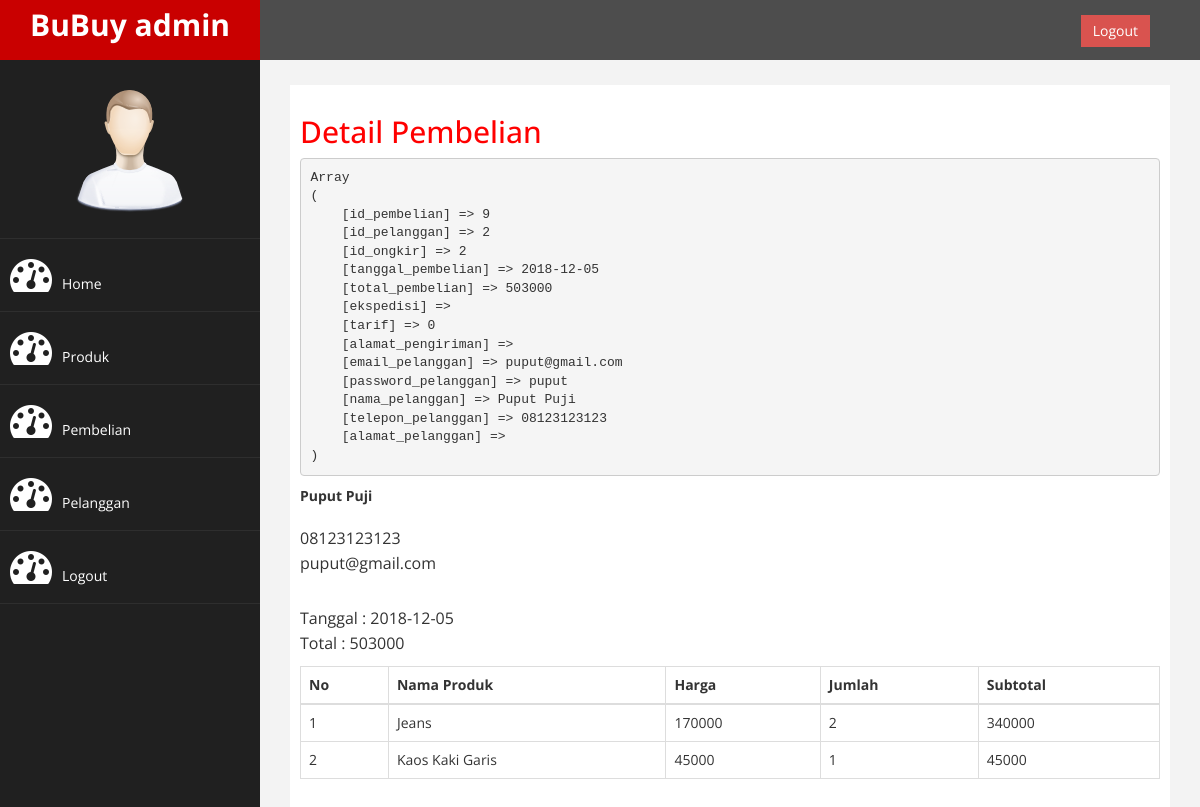
The page /admin/index.php?halaman=detail&id=9 (signed in) on the database its author committed.
### tables this page shows
CREATE TABLE `pembelian` (
  `id_pembelian` int(11) NOT NULL,
  `id_pelanggan` int(11) NOT NULL,
  `id_ongkir` int(11) NOT NULL,
  `tanggal_pembelian` date NOT NULL,
  `total_pembelian` int(11) NOT NULL,
  `ekspedisi` varchar(15) NOT NULL,
  `tarif` int(11) NOT NULL,
  `alamat_pengiriman` text NOT NULL
);

CREATE TABLE `pelanggan` (
  `id_pelanggan` int(11) NOT NULL,
  `email_pelanggan` varchar(100) NOT NULL,
  `password_pelanggan` varchar(50) NOT NULL,
  `nama_pelanggan` varchar(100) NOT NULL,
  `telepon_pelanggan` varchar(25) NOT NULL,
  `alamat_pelanggan` text NOT NULL
);

CREATE TABLE `pembelian_produk` (
  `id_pembelian_produk` int(11) NOT NULL,
  `id_pembelian` int(11) NOT NULL,
  `id_produk` int(11) NOT NULL,
  `jumlah` int(11) NOT NULL,
  `nama` varchar(100) NOT NULL,
  `harga` int(11) NOT NULL,
  `berat` int(11) NOT NULL,
  `subberat` int(11) NOT NULL,
  `subharga` int(11) NOT NULL
);

CREATE TABLE `produk` (
  `id_produk` int(11) NOT NULL,
  `nama_produk` varchar(100) NOT NULL,
  `harga_produk` int(11) NOT NULL,
  `berat_produk` int(11) NOT NULL,
  `foto_produk` varchar(100) NOT NULL,
  `deskripsi_produk` text NOT NULL,
  `stok_produk` int(5) NOT NULL
);

### admin/detail.php (the view)
<h2>Detail Pembelian</h2>
<?php
$ambil = $koneksi->query("SELECT * FROM pembelian JOIN pelanggan ON pembelian.id_pelanggan=pelanggan.id_pelanggan WHERE pembelian.id_pembelian='$_GET[id]'");
$detail = $ambil->fetch_assoc();
?>
<pre><?php print_r($detail); ?></pre>
<strong><?php echo $detail['nama_pelanggan']; ?></strong>
<p>
    <?php echo $detail['telepon_pelanggan']; ?><br>
    <?php echo $detail['email_pelanggan']; ?>
</p>
<p>
    Tanggal : <?php echo $detail['tanggal_pembelian']; ?><br>
    Total : <?php echo $detail['total_pembelian']; ?>
</p>
<table class="table table-bordered">
    <thead>
        <tr>
            <th>No</th>
            <th>Nama Produk</th>
            <th>Harga</th>
            <th>Jumlah</th>
            <th>Subtotal</th>
        </tr>
    </thead>
    <tbody>
    <?php $nomor=1; ?>
        <?php $ambil=$koneksi->query("SELECT * FROM pembelian_produk JOIN produk ON pembelian_produk.id_produk=produk.id_produk WHERE pembelian_produk.id_pembelian='$_GET[id]'"); ?>
        <?php while($pecah=$ambil->fetch_assoc()){ ?>
        <tr>
            <td><?php echo $nomor; ?></td>
            <td><?php echo $pecah['nama_produk']; ?></td>
            <td><?php echo $pecah['harga_produk']; ?></td>
            <td><?php echo $pecah['jumlah']; ?></td>
            <td>
                <?php echo $pecah['harga_produk']*$pecah['jumlah']; ?>
            </td>
        </tr>
        <?php $nomor++; ?>
        <?php } ?>
    </tbody>
</table>

### admin/assets/css/custom.css (style rules this page uses)
body { font-family: 'Open Sans', sans-serif; }
h2 { color: #f00; }
p { font-size:16px; line-height:25px; padding-top:20px; }

### rows shown on the page
pembelian: id_pelanggan.nama_pelanggan "Puput Puji", id_pelanggan.telepon_pelanggan "08123123123", id_pelanggan.email_pelanggan "puput@gmail.com", tanggal_pembelian "2018-12-05", total_pembelian "503000"
pembelian_produk: id_produk.nama_produk "Jeans", id_produk.harga_produk "170000", jumlah "2", $pecah['harga_produk']*$pecah['jumlah'] "340000"
pembelian_produk: id_produk.nama_produk "Kaos Kaki Garis", id_produk.harga_produk "45000", jumlah "1", $pecah['harga_produk']*$pecah['jumlah'] "45000"
